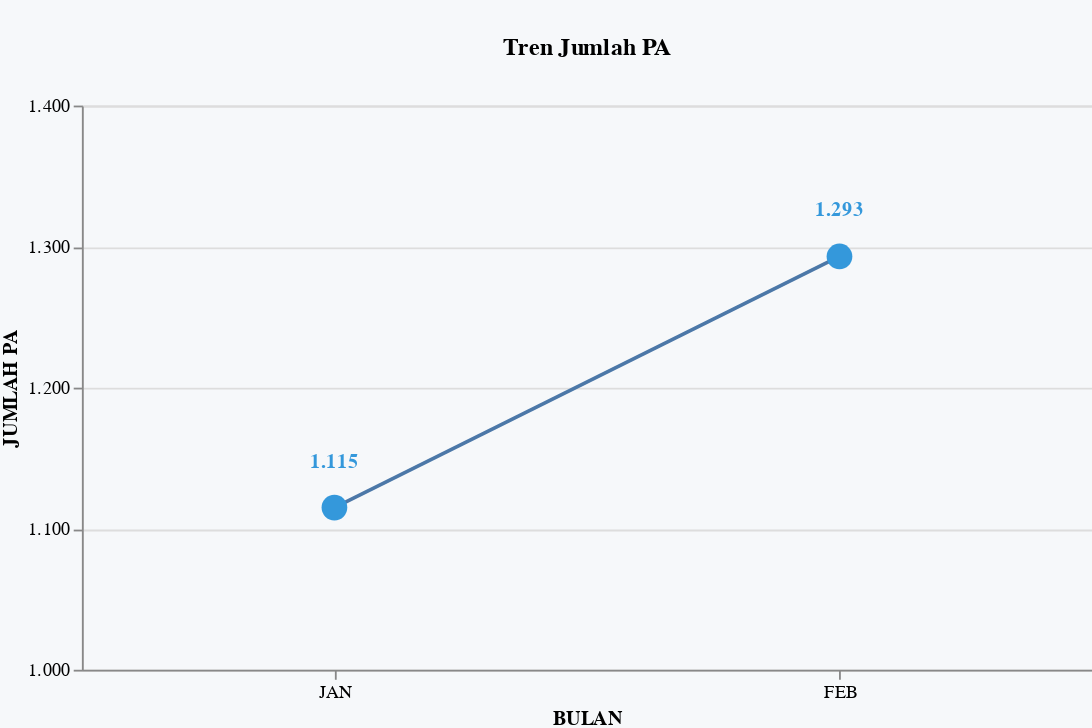

Here is the notebook cell this chart was saved with:
### Code cell
# === Base Chart ===
base = alt.Chart(df_processed).mark_line(
    point=alt.OverlayMarkDef(size=200, filled=True, fillOpacity=1, color='#3498db')
).encode(
    x=alt.X('BULAN:N', 
            sort=list(month_order.keys()),
            axis=alt.Axis(
                labelAngle=0, 
                labelLimit=200, 
                labelOverlap="parity",
                labelExpr="slice(datum.label, 0, 3)"  # Ambil 3 huruf pertama
            )),
    y=alt.Y('PA:Q',
            scale=alt.Scale(domain=(y_min, y_max)),
            axis=alt.Axis(
                labelExpr='replace(format(datum.value, ",.0f"), ",", ".")', 
                title='JUMLAH PA',
                tickCount=5  # BATASI 5 TICK SAJA
            )),
    tooltip=[alt.Tooltip('BULAN:N'), alt.Tooltip('JUMLAH PA:N')]
)

# === Anotasi Label (Perubahan warna) ===
start_label = alt.Chart(df_processed).transform_filter(
    alt.datum.BULAN == first_month
).mark_text(
    align='center', 
    dy=-25, 
    fontSize=11, 
    fontWeight='bold', 
    color='#3498db'  # Sesuaikan dengan warna point
).encode(
    x=alt.X('BULAN:N', sort=list(month_order.keys())),
    y=alt.Y('PA:Q'),
    text=alt.Text('JUMLAH PA:N')
)

end_label = alt.Chart(df_processed).transform_filter(
    alt.datum.BULAN == last_month
).mark_text(
    align='center', 
    dy=-25, 
    fontSize=11, 
    fontWeight='bold', 
    color='#3498db'  # Sesuaikan dengan warna point
).encode(
    x=alt.X('BULAN:N', sort=list(month_order.keys())),
    y=alt.Y('PA:Q'),
    text=alt.Text('JUMLAH PA:N')
)


chart = alt.layer(base, start_label, end_label).properties(
    title=alt.TitleParams(
        'Tren Jumlah PA',
        anchor='middle',  # Judul rata kiri
        offset=20
    ),
    width=600,  # Lebar menyesuaikan layar
    height=400
).configure_view(
    strokeWidth=0
).configure_axis(
    grid=False,
    labelFontSize=12,
    titleFontSize=14
).configure(
    padding={"left": 0, "right": 0, "top": 20, "bottom": 0},  # Sesuaikan padding
    background='#f6f8fa',
    autosize=alt.AutoSizeParams(
        type='fit',
        contains='padding'
    )
).configure_legend(
    disable=True  # Hapus legenda jika tidak diperlukan
)
chart

### Figure 1 — Vega-Lite specification as saved in the notebook (floating-point values rounded to 4 significant figures)
{"config": {"view": {"continuousWidth": 300, "continuousHeight": 300}, "autosize": {"contains": "padding", "type": "fit"}, "background": "#f6f8fa", "legend": {"disable": true}, "padding": {"left": 0, "right": 0, "top": 20, "bottom": 0}}, "layer": [{"mark": {"type": "line", "point": {"color": "#3498db", "fillOpacity": 1, "filled": true, "size": 200}}, "encoding": {"tooltip": [{"field": "BULAN", "type": "nominal"}, {"field": "JUMLAH PA", "type": "nominal"}], "x": {"axis": {"labelAngle": 0, "labelExpr": "slice(datum.label, 0, 3)", "labelLimit": 200, "labelOverlap": "parity"}, "field": "BULAN", "sort": ["JANUARI", "FEBRUARI", "MARET", "APRIL", "MEI", "JUNI", "JULI", "AGUSTUS", "SEPTEMBER", "OKTOBER", "NOVEMBER", "DESEMBER"], "type": "nominal"}, "y": {"axis": {"labelExpr": "replace(format(datum.value, \",.0f\"), \",\", \".\")", "tickCount": 5, "title": "JUMLAH PA"}, "field": "PA", "scale": {"domain": [1059.0, 1358.0]}, "type": "quantitative"}}}, {"mark": {"type": "text", "align": "center", "color": "#3498db", "dy": -25, "fontSize": 11, "fontWeight": "bold"}, "encoding": {"text": {"field": "JUMLAH PA", "type": "nominal"}, "x": {"field": "BULAN", "sort": ["JANUARI", "FEBRUARI", "MARET", "APRIL", "MEI", "JUNI", "JULI", "AGUSTUS", "SEPTEMBER", "OKTOBER", "NOVEMBER", "DESEMBER"], "type": "nominal"}, "y": {"field": "PA", "type": "quantitative"}}, "transform": [{"filter": "(datum.BULAN === 'JANUARI')"}]}, {"mark": {"type": "text", "align": "center", "color": "#3498db", "dy": -25, "fontSize": 11, "fontWeight": "bold"}, "encoding": {"text": {"field": "JUMLAH PA", "type": "nominal"}, "x": {"field": "BULAN", "sort": ["JANUARI", "FEBRUARI", "MARET", "APRIL", "MEI", "JUNI", "JULI", "AGUSTUS", "SEPTEMBER", "OKTOBER", "NOVEMBER", "DESEMBER"], "type": "nominal"}, "y": {"field": "PA", "type": "quantitative"}}, "transform": [{"filter": "(datum.BULAN === 'FEBRUARI')"}]}], "data": {"name": "data-3db7abdc0786c2e96dc40cfab94ffa7d"}, "height": 400, "title": {"text": "Tren Jumlah PA", "anchor": "middle", "offset": 20}, "width": 600, "$schema": "https://vega.github.io/schema/vega-lite/v5.20.1.json", "datasets": {"data-3db7abdc0786c2e96dc40cfab94ffa7d": [{"PROVINSI": "SULAWESI BARAT", "BULAN": "JANUARI", "PA": 1115, "JUMLAH PA": "1.115"}, {"PROVINSI": "SULAWESI BARAT", "BULAN": "FEBRUARI", "PA": 1293, "JUMLAH PA": "1.293"}]}}
